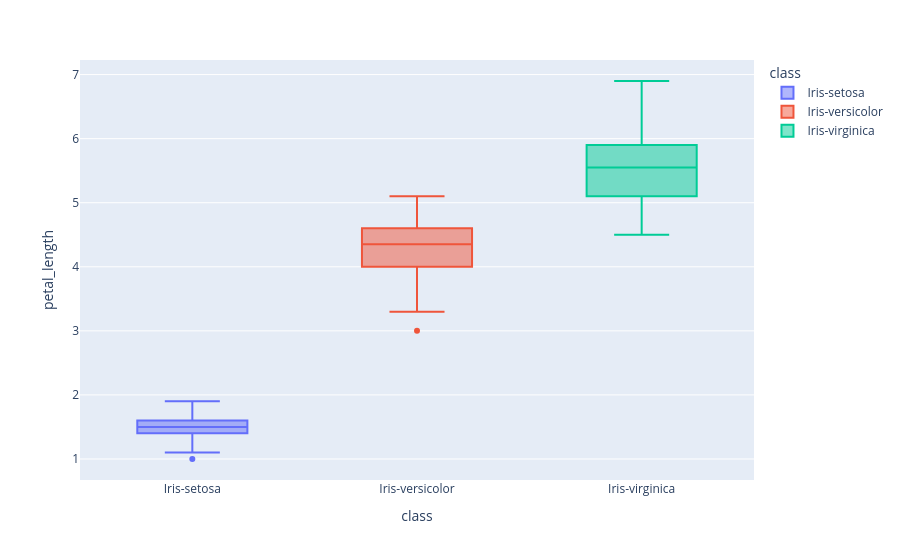

Notebook code for this chart:
### Markdown cell above
A **box plot** depicts groups of numerical data through their quartiles. They can also have extending lines (whiskers) to form a **box-and-whisker plot** that not only depicts quartiles, but the minimum and maximum values before reaching outlier status (Q3/Q1 +/- 1.5*IQR).

### Code cell
"""

Create a boxplot of class vs petal_length.

HINT: Use the function px.box

"""

px.box(dataset, x='class', y='petal_length', color='class')

### Figure 1 — Plotly figure (JSON) as saved in the notebook; plotly's stock layout.template omitted (floating-point values rounded to 4 significant figures)
{"data": [{"alignmentgroup": "True", "hovertemplate": "class=%{x}<br>petal_length=%{y}<extra></extra>", "legendgroup": "Iris-setosa", "marker": {"color": "#636efa"}, "name": "Iris-setosa", "notched": false, "offsetgroup": "Iris-setosa", "orientation": "v", "showlegend": true, "type": "box", "x": ["Iris-setosa", "Iris-setosa", "Iris-setosa", "Iris-setosa", "Iris-setosa", "Iris-setosa", "Iris-setosa", "Iris-setosa", "Iris-setosa", "Iris-setosa", "Iris-setosa", "Iris-setosa", "Iris-setosa", "Iris-setosa", "Iris-setosa", "Iris-setosa", "Iris-setosa", "Iris-setosa", "Iris-setosa", "Iris-setosa", "Iris-setosa", "Iris-setosa", "Iris-setosa", "Iris-setosa", "Iris-setosa", "Iris-setosa", "Iris-setosa", "Iris-setosa", "Iris-setosa", "Iris-setosa", "Iris-setosa", "Iris-setosa", "Iris-setosa", "Iris-setosa", "Iris-setosa", "Iris-setosa", "Iris-setosa", "Iris-setosa", "Iris-setosa", "Iris-setosa", "Iris-setosa", "Iris-setosa", "Iris-setosa", "Iris-setosa", "Iris-setosa", "Iris-setosa", "Iris-setosa", "Iris-setosa", "Iris-setosa"], "x0": " ", "xaxis": "x", "y": [1.4, 1.3, 1.5, 1.4, 1.7, 1.4, 1.5, 1.4, 1.5, 1.5, 1.6, 1.4, 1.1, 1.2, 1.5, 1.3, 1.4, 1.7, 1.5, 1.7, 1.5, 1.0, 1.7, 1.9, 1.6, 1.6, 1.5, 1.4, 1.6, 1.6, 1.5, 1.5, 1.4, 1.5, 1.2, 1.3, 1.5, 1.3, 1.5, 1.3, 1.3, 1.3, 1.6, 1.9, 1.4, 1.6, 1.4, 1.5, 1.4], "y0": " ", "yaxis": "y"}, {"alignmentgroup": "True", "hovertemplate": "class=%{x}<br>petal_length=%{y}<extra></extra>", "legendgroup": "Iris-versicolor", "marker": {"color": "#EF553B"}, "name": "Iris-versicolor", "notched": false, "offsetgroup": "Iris-versicolor", "orientation": "v", "showlegend": true, "type": "box", "x": ["Iris-versicolor", "Iris-versicolor", "Iris-versicolor", "Iris-versicolor", "Iris-versicolor", "Iris-versicolor", "Iris-versicolor", "Iris-versicolor", "Iris-versicolor", "Iris-versicolor", "Iris-versicolor", "Iris-versicolor", "Iris-versicolor", "Iris-versicolor", "Iris-versicolor", "Iris-versicolor", "Iris-versicolor", "Iris-versicolor", "Iris-versicolor", "Iris-versicolor", "Iris-versicolor", "Iris-versicolor", "Iris-versicolor", "Iris-versicolor", "Iris-versicolor", "Iris-versicolor", "Iris-versicolor", "Iris-versicolor", "Iris-versicolor", "Iris-versicolor", "Iris-versicolor", "Iris-versicolor", "Iris-versicolor", "Iris-versicolor", "Iris-versicolor", "Iris-versicolor", "Iris-versicolor", "Iris-versicolor", "Iris-versicolor", "Iris-versicolor", "Iris-versicolor", "Iris-versicolor", "Iris-versicolor", "Iris-versicolor", "Iris-versicolor", "Iris-versicolor", "Iris-versicolor", "Iris-versicolor", "Iris-versicolor", "Iris-versicolor"], "x0": " ", "xaxis": "x", "y": [4.7, 4.5, 4.9, 4.0, 4.6, 4.5, 4.7, 3.3, 4.6, 3.9, 3.5, 4.2, 4.0, 4.7, 3.6, 4.4, 4.5, 4.1, 4.5, 3.9, 4.8, 4.0, 4.9, 4.7, 4.3, 4.4, 4.8, 5.0, 4.5, 3.5, 3.8, 3.7, 3.9, 5.1, 4.5, 4.5, 4.7, 4.4, 4.1, 4.0, 4.4, 4.6, 4.0, 3.3, 4.2, 4.2, 4.2, 4.3, 3.0, 4.1], "y0": " ", "yaxis": "y"}, {"alignmentgroup": "True", "hovertemplate": "class=%{x}<br>petal_length=%{y}<extra></extra>", "legendgroup": "Iris-virginica", "marker": {"color": "#00cc96"}, "name": "Iris-virginica", "notched": false, "offsetgroup": "Iris-virginica", "orientation": "v", "showlegend": true, "type": "box", "x": ["Iris-virginica", "Iris-virginica", "Iris-virginica", "Iris-virginica", "Iris-virginica", "Iris-virginica", "Iris-virginica", "Iris-virginica", "Iris-virginica", "Iris-virginica", "Iris-virginica", "Iris-virginica", "Iris-virginica", "Iris-virginica", "Iris-virginica", "Iris-virginica", "Iris-virginica", "Iris-virginica", "Iris-virginica", "Iris-virginica", "Iris-virginica", "Iris-virginica", "Iris-virginica", "Iris-virginica", "Iris-virginica", "Iris-virginica", "Iris-virginica", "Iris-virginica", "Iris-virginica", "Iris-virginica", "Iris-virginica", "Iris-virginica", "Iris-virginica", "Iris-virginica", "Iris-virginica", "Iris-virginica", "Iris-virginica", "Iris-virginica", "Iris-virginica", "Iris-virginica", "Iris-virginica", "Iris-virginica", "Iris-virginica", "Iris-virginica", "Iris-virginica", "Iris-virginica", "Iris-virginica", "Iris-virginica", "Iris-virginica", "Iris-virginica"], "x0": " ", "xaxis": "x", "y": [6.0, 5.1, 5.9, 5.6, 5.8, 6.6, 4.5, 6.3, 5.8, 6.1, 5.1, 5.3, 5.5, 5.0, 5.1, 5.3, 5.5, 6.7, 6.9, 5.0, 5.7, 4.9, 6.7, 4.9, 5.7, 6.0, 4.8, 4.9, 5.6, 5.8, 6.1, 6.4, 5.6, 5.1, 5.6, 6.1, 5.6, 5.5, 4.8, 5.4, 5.6, 5.1, 5.1, 5.9, 5.7, 5.2, 5.0, 5.2, 5.4, 5.1], "y0": " ", "yaxis": "y"}], "layout": {"boxmode": "overlay", "legend": {"title": {"text": "class"}, "tracegroupgap": 0}, "margin": {"t": 60}, "xaxis": {"anchor": "y", "categoryarray": ["Iris-setosa", "Iris-versicolor", "Iris-virginica"], "categoryorder": "array", "domain": [0, 1], "title": {"text": "class"}}, "yaxis": {"anchor": "x", "domain": [0, 1], "title": {"text": "petal_length"}}}}
